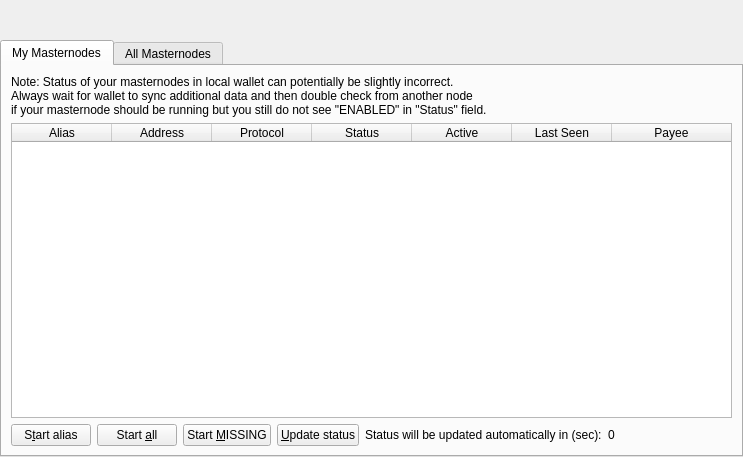
<?xml version="1.0" encoding="UTF-8"?>
<ui version="4.0">
 <class>MasternodeList</class>
 <widget class="QWidget" name="MasternodeList">
  <property name="geometry">
   <rect>
    <x>0</x>
    <y>0</y>
    <width>743</width>
    <height>457</height>
   </rect>
  </property>
  <property name="windowTitle">
   <string>Form</string>
  </property>
  <layout class="QVBoxLayout" name="topLayout">
   <property name="leftMargin">
    <number>0</number>
   </property>
   <property name="topMargin">
    <number>0</number>
   </property>
   <property name="rightMargin">
    <number>0</number>
   </property>
   <property name="bottomMargin">
    <number>0</number>
   </property>
   <item>
    <widget class="QLabel" name="label">
     <property name="text">
      <string/>
     </property>
    </widget>
   </item>
   <item>
    <layout class="QVBoxLayout" name="verticalLayout">
     <property name="bottomMargin">
      <number>0</number>
     </property>
     <item>
      <spacer name="horizontalSpacer0">
       <property name="orientation">
        <enum>Qt::Horizontal</enum>
       </property>
       <property name="sizeHint" stdset="0">
        <size>
         <width>40</width>
         <height>20</height>
        </size>
       </property>
      </spacer>
     </item>
     <item>
      <widget class="QTabWidget" name="tabWidget">
       <property name="currentIndex">
        <number>0</number>
       </property>
       <widget class="QWidget" name="tabMyMasternodes">
        <attribute name="title">
         <string>My Masternodes</string>
        </attribute>
        <layout class="QGridLayout" name="gridLayout_2">
         <item row="0" column="0">
          <layout class="QVBoxLayout" name="verticalLayout_2">
           <property name="bottomMargin">
            <number>0</number>
           </property>
           <item>
            <layout class="QHBoxLayout" name="horizontalLayout_note">
             <property name="bottomMargin">
              <number>0</number>
             </property>
             <item>
              <widget class="QLabel" name="updateNote">
               <property name="text">
                <string>Note: Status of your masternodes in local wallet can potentially be slightly incorrect.&lt;br /&gt;Always wait for wallet to sync additional data and then double check from another node&lt;br /&gt;if your masternode should be running but you still do not see &quot;ENABLED&quot; in &quot;Status&quot; field.</string>
               </property>
              </widget>
             </item>
            </layout>
           </item>
           <item>
            <widget class="QTableWidget" name="tableWidgetMyMasternodes">
             <property name="minimumSize">
              <size>
               <width>695</width>
               <height>0</height>
              </size>
             </property>
             <property name="editTriggers">
              <set>QAbstractItemView::NoEditTriggers</set>
             </property>
             <property name="alternatingRowColors">
              <bool>true</bool>
             </property>
             <property name="selectionMode">
              <enum>QAbstractItemView::SingleSelection</enum>
             </property>
             <property name="selectionBehavior">
              <enum>QAbstractItemView::SelectRows</enum>
             </property>
             <property name="sortingEnabled">
              <bool>true</bool>
             </property>
             <attribute name="horizontalHeaderStretchLastSection">
              <bool>true</bool>
             </attribute>
             <column>
              <property name="text">
               <string>Alias</string>
              </property>
             </column>
             <column>
              <property name="text">
               <string>Address</string>
              </property>
             </column>
             <column>
              <property name="text">
               <string>Protocol</string>
              </property>
             </column>
             <column>
              <property name="text">
               <string>Status</string>
              </property>
             </column>
             <column>
              <property name="text">
               <string>Active</string>
              </property>
             </column>
             <column>
              <property name="text">
               <string>Last Seen</string>
              </property>
             </column>
             <column>
              <property name="text">
               <string>Payee</string>
              </property>
             </column>
            </widget>
           </item>
           <item>
            <layout class="QHBoxLayout" name="horizontalLayout_5">
             <property name="bottomMargin">
              <number>0</number>
             </property>
             <item>
              <widget class="QPushButton" name="startButton">
               <property name="text">
                <string>S&amp;tart alias</string>
               </property>
              </widget>
             </item>
             <item>
              <widget class="QPushButton" name="startAllButton">
               <property name="text">
                <string>Start &amp;all</string>
               </property>
              </widget>
             </item>
             <item>
              <widget class="QPushButton" name="startMissingButton">
               <property name="text">
                <string>Start &amp;MISSING</string>
               </property>
              </widget>
             </item>
             <item>
              <widget class="QPushButton" name="UpdateButton">
               <property name="text">
                <string>&amp;Update status</string>
               </property>
              </widget>
             </item>
             <item>
              <widget class="QLabel" name="autoupdate_label">
               <property name="text">
                <string>Status will be updated automatically in (sec):</string>
               </property>
              </widget>
             </item>
             <item>
              <widget class="QLabel" name="secondsLabel">
               <property name="text">
                <string>0</string>
               </property>
              </widget>
             </item>
             <item>
              <spacer name="horizontalSpacer_5">
               <property name="orientation">
                <enum>Qt::Horizontal</enum>
               </property>
               <property name="sizeHint" stdset="0">
                <size>
                 <width>40</width>
                 <height>20</height>
                </size>
               </property>
              </spacer>
             </item>
            </layout>
           </item>
          </layout>
         </item>
        </layout>
       </widget>
       <widget class="QWidget" name="tabAllMasternodes">
        <attribute name="title">
         <string>All Masternodes</string>
        </attribute>
        <layout class="QGridLayout" name="gridLayout">
         <item row="1" column="0">
          <widget class="QTableWidget" name="tableWidgetMasternodes">
           <property name="editTriggers">
            <set>QAbstractItemView::NoEditTriggers</set>
           </property>
           <property name="alternatingRowColors">
            <bool>true</bool>
           </property>
           <property name="selectionBehavior">
            <enum>QAbstractItemView::SelectRows</enum>
           </property>
           <property name="sortingEnabled">
            <bool>true</bool>
           </property>
           <attribute name="horizontalHeaderStretchLastSection">
            <bool>true</bool>
           </attribute>
           <column>
            <property name="text">
             <string>Address</string>
            </property>
           </column>
           <column>
            <property name="text">
             <string>Protocol</string>
            </property>
           </column>
           <column>
            <property name="text">
             <string>Status</string>
            </property>
           </column>
           <column>
            <property name="text">
             <string>Active</string>
            </property>
           </column>
           <column>
            <property name="text">
             <string>Last Seen</string>
            </property>
           </column>
           <column>
            <property name="text">
             <string>Payee</string>
            </property>
           </column>
          </widget>
         </item>
         <item row="0" column="0">
          <layout class="QHBoxLayout" name="horizontalLayout_3">
           <property name="bottomMargin">
            <number>0</number>
           </property>
           <item>
            <widget class="QLabel" name="label_filter">
             <property name="text">
              <string>Filter List:</string>
             </property>
            </widget>
           </item>
           <item>
            <widget class="QLineEdit" name="filterLineEdit">
             <property name="toolTip">
              <string>Filter masternode list</string>
             </property>
            </widget>
           </item>
           <item>
            <spacer name="horizontalSpacer_3">
             <property name="orientation">
              <enum>Qt::Horizontal</enum>
             </property>
             <property name="sizeHint" stdset="0">
              <size>
               <width>10</width>
               <height>20</height>
              </size>
             </property>
            </spacer>
           </item>
           <item>
            <widget class="QLabel" name="label_count">
             <property name="text">
              <string>Node Count:</string>
             </property>
            </widget>
           </item>
           <item>
            <widget class="QLabel" name="countLabel">
             <property name="text">
              <string>0</string>
             </property>
            </widget>
           </item>
          </layout>
         </item>
        </layout>
       </widget>
      </widget>
     </item>
    </layout>
   </item>
  </layout>
 </widget>
 <resources/>
 <connections/>
</ui>
